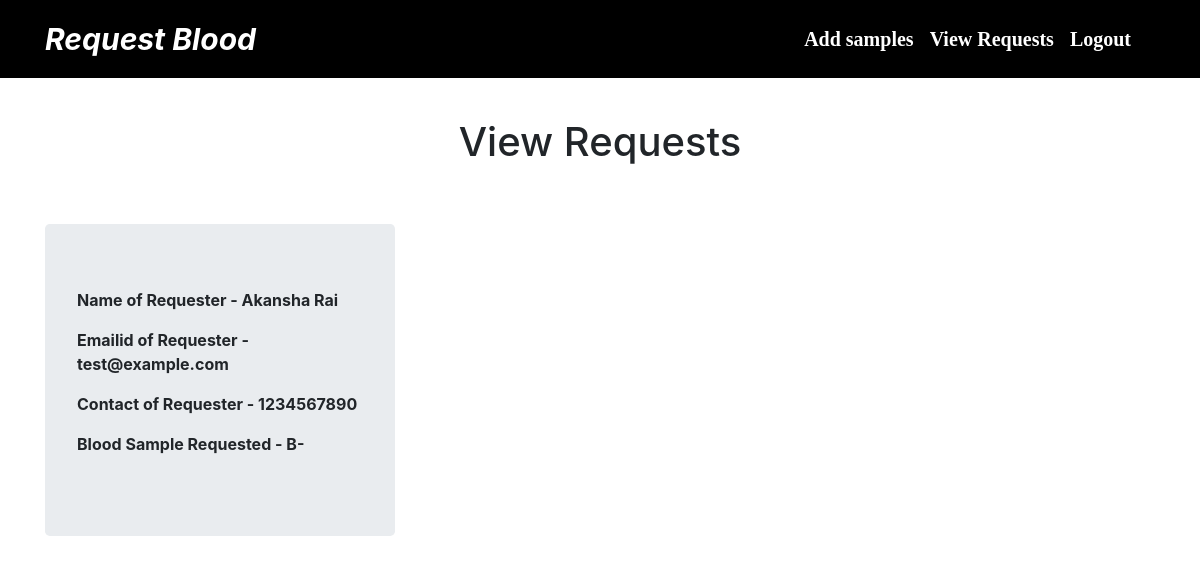
The page /view-requests.php (signed in) on the database its author committed.
### tables this page shows
CREATE TABLE `requests` (
  `r_id` int(11) NOT NULL,
  `s_id` int(11) NOT NULL,
  `h_id` int(11) NOT NULL,
  `u_id` int(11) NOT NULL,
  `Date` timestamp NOT NULL DEFAULT CURRENT_TIMESTAMP ON UPDATE CURRENT_TIMESTAMP
);

CREATE TABLE `users` (
  `id` int(11) NOT NULL,
  `name` varchar(255) NOT NULL,
  `emailid` varchar(255) NOT NULL,
  `phone` varchar(255) NOT NULL,
  `usertype` varchar(255) NOT NULL,
  `password` varchar(255) NOT NULL,
  `bloodgroup` varchar(255) NOT NULL
);

CREATE TABLE `sample` (
  `sample_id` int(11) NOT NULL,
  `hospitalid` int(11) NOT NULL,
  `availablesample` varchar(255) NOT NULL
);

### dbfunctions/helperfunction.php (the view, shortened to what this page needs)
<?php
function query($sql){
    global $conn;
    return mysqli_query($conn, $sql);
}
 function fetch_array($send_query){
     return mysqli_fetch_array($send_query);
 }
function display_requests()
{
    $query=query("select *
    from
        requests a
            inner join
        sample b
            on a.s_id = b.sample_id AND a.h_id = b.hospitalid
            inner join
        users c
            on a.u_id = c.id");
    while($row = fetch_array($query))
    {
        $displayrequests= <<<DELIMETER
        <div class="col-lg-4" style="margin-top:50px">
              <div class="jumbotron">
                <p><b>Name of Requester - {$row['name']}</b></p>
                <p><b>Emailid of Requester - {$row['emailid']}</b></p>
                <p><b>Contact of Requester - {$row['phone']}</b></p>
                <p><b>Blood Sample Requested - {$row['availablesample']}</b></p>
                </div>
        </div>
DELIMETER;
echo $displayrequests;
    }
}

### rows shown on the page
requests: u.name "Akansha Rai", u.emailid "test@example.com", u.phone "1234567890", sample.availablesample "B-"
